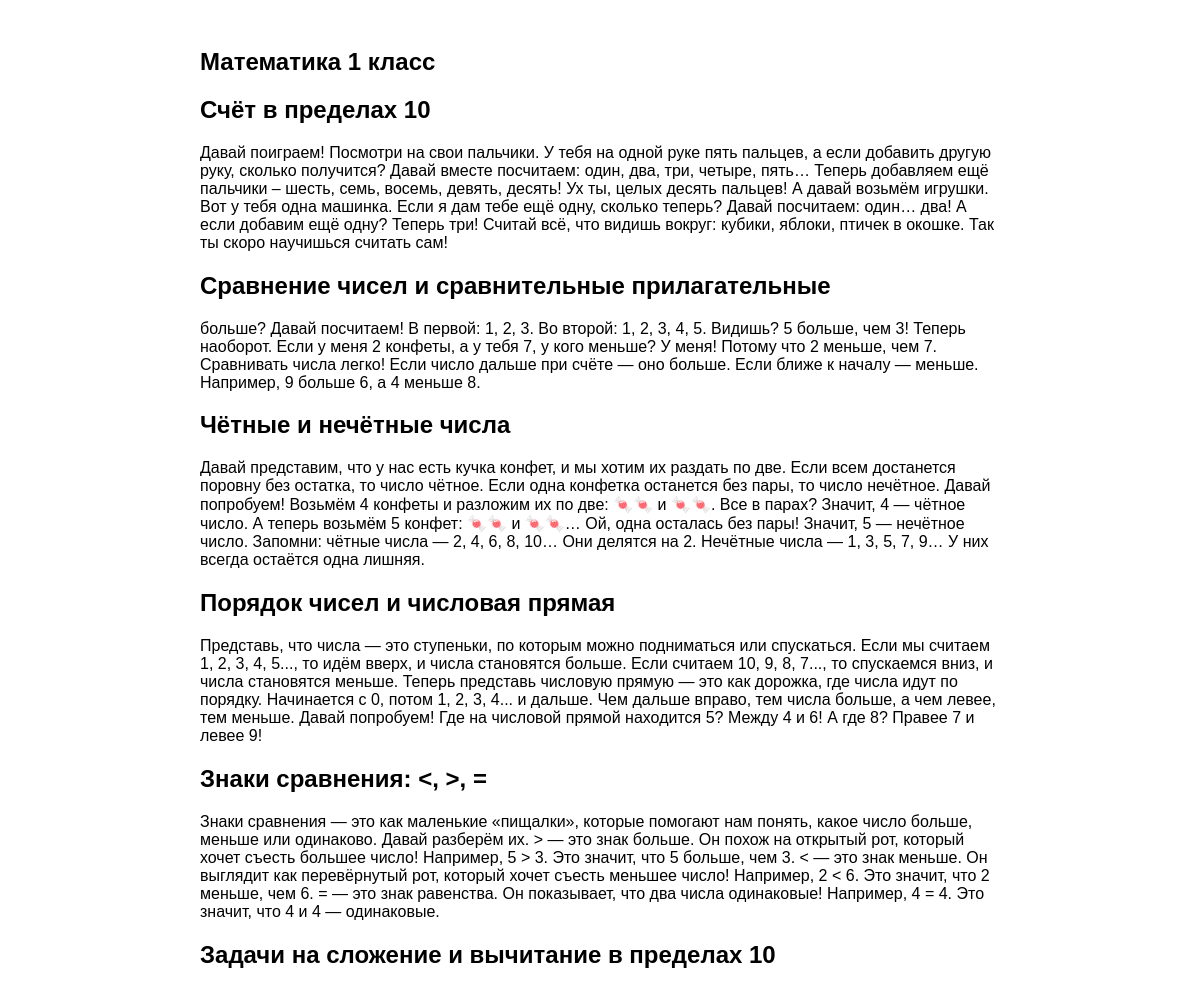
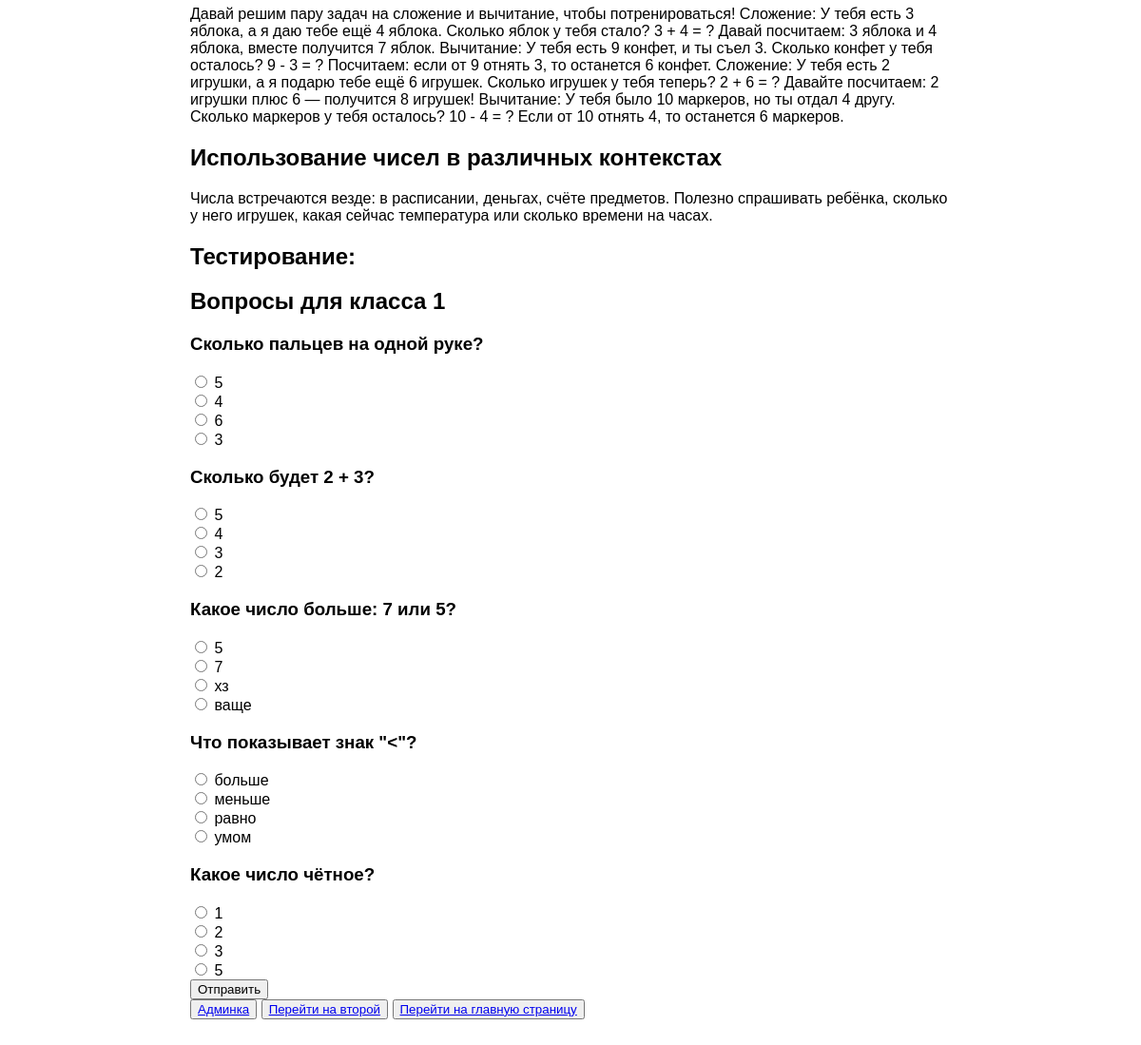
/first/1/, run on the app's committed database (2 pictures, top to bottom).
### core/models.py (models this page shows, shortened)
class Question(models.Model):
    text = models.TextField()
    classroom = models.ForeignKey(Classroom, on_delete=models.CASCADE, related_name="questions")

class Answer(models.Model):
    question = models.ForeignKey(Question, on_delete=models.CASCADE, related_name="answers")
    text = models.CharField(max_length=255)
    is_correct = models.BooleanField(default=False)

### core/views.py (the view)
# urls.py: path('first/<int:classroom_id>/', first_page, name='first'),
def first_page(request, classroom_id):
    classroom_id = 1
    questions = Question.objects.filter(classroom_id=classroom_id).prefetch_related('answers')
    return render(request, 'first.html', {'questions': questions, 'classroom_id': classroom_id})

### core/templates/first.html (shortened to what this page needs)
<!DOCTYPE html>
<html lang="ru">
  <head>
    {% load static %}
    <link rel="stylesheet" href="{% static 'css/style.css' %}" />
  </head>
  <body class="box">
    <section class="box_1">
      <h1>Математика 1 класс</h1>
      <div class="topic">
        <h2>Счёт в пределах 10</h2>
        <p>
          Давай поиграем! Посмотри на свои пальчики. У тебя на одной руке пять
          пальцев, а если добавить другую руку, сколько получится? Давай вместе
          посчитаем: один, два, три, четыре, пять… Теперь добавляем ещё пальчики
          – шесть, семь, восемь, девять, десять! Ух ты, целых десять пальцев! А
          давай возьмём игрушки. Вот у тебя одна машинка. Если я дам тебе ещё
          одну, сколько теперь? Давай посчитаем: один… два! А если добавим ещё
          одну? Теперь три! Считай всё, что видишь вокруг: кубики, яблоки,
          птичек в окошке. Так ты скоро научишься считать сам!
        </p>
      </div>
      <div class="topic">
        <h2>Сравнение чисел и сравнительные прилагательные</h2>
        <p>
          больше? Давай посчитаем! В первой: 1, 2, 3. Во второй: 1, 2, 3, 4, 5.
          Видишь? 5 больше, чем 3! Теперь наоборот. Если у меня 2 конфеты, а у
          тебя 7, у кого меньше? У меня! Потому что 2 меньше, чем 7. Сравнивать
          числа легко! Если число дальше при счёте — оно больше. Если ближе к
          началу — меньше. Например, 9 больше 6, а 4 меньше 8.
        </p>
      </div>
      <div class="topic">
        <h2>Чётные и нечётные числа</h2>
        <p>
          Давай представим, что у нас есть кучка конфет, и мы хотим их раздать
          по две. Если всем достанется поровну без остатка, то число чётное.
          Если одна конфетка останется без пары, то число нечётное. Давай
          попробуем! Возьмём 4 конфеты и разложим их по две: 🍬🍬 и 🍬🍬. Все в
          парах? Значит, 4 — чётное число. А теперь возьмём 5 конфет: 🍬🍬 и
          🍬🍬… Ой, одна осталась без пары! Значит, 5 — нечётное число. Запомни:
          чётные числа — 2, 4, 6, 8, 10… Они делятся на 2. Нечётные числа — 1,
          3, 5, 7, 9… У них всегда остаётся одна лишняя.
        </p>
      </div>
      <div class="topic">
        <h2>Порядок чисел и числовая прямая</h2>
        <p>
          Представь, что числа — это ступеньки, по которым можно подниматься или
          спускаться. Если мы считаем 1, 2, 3, 4, 5..., то идём вверх, и числа
          становятся больше. Если считаем 10, 9, 8, 7..., то спускаемся вниз, и
          числа становятся меньше. Теперь представь числовую прямую — это как
          дорожка, где числа идут по порядку. Начинается с 0, потом 1, 2, 3,
          4... и дальше. Чем дальше вправо, тем числа больше, а чем левее, тем
          меньше. Давай попробуем! Где на числовой прямой находится 5? Между 4 и
          6! А где 8? Правее 7 и левее 9!
        </p>
      </div>
      <div class="topic">
        <h2>Знаки сравнения: &lt;, &gt;, =</h2>
        <p>
          Знаки сравнения — это как маленькие «пищалки», которые помогают нам
          понять, какое число больше, меньше или одинаково. Давай разберём их. >
          — это знак больше. Он похож на открытый рот, который хочет съесть
          большее число! Например, 5 > 3. Это значит, что 5 больше, чем 3. < —
          это знак меньше. Он выглядит как перевёрнутый рот, который хочет
          съесть меньшее число! Например, 2 < 6. Это значит, что 2 меньше, чем
          6. = — это знак равенства. Он показывает, что два числа одинаковые!
          Например, 4 = 4. Это значит, что 4 и 4 — одинаковые.
        </p>
      </div>
      <div class="topic">
        <h2>Задачи на сложение и вычитание в пределах 10</h2>
        <p>
          Давай решим пару задач на сложение и вычитание, чтобы потренироваться!
          Сложение: У тебя есть 3 яблока, а я даю тебе ещё 4 яблока. Сколько
          яблок у тебя стало? 3 + 4 = ? Давай посчитаем: 3 яблока и 4 яблока,
          вместе получится 7 яблок. Вычитание: У тебя есть 9 конфет, и ты съел
          3. Сколько конфет у тебя осталось? 9 - 3 = ? Посчитаем: если от 9
          отнять 3, то останется 6 конфет. Сложение: У тебя есть 2 игрушки, а я
          подарю тебе ещё 6 игрушек. Сколько игрушек у тебя теперь? 2 + 6 = ?
          Давайте посчитаем: 2 игрушки плюс 6 — получится 8 игрушек! Вычитание:
          У тебя было 10 маркеров, но ты отдал 4 другу. Сколько маркеров у тебя
          осталось? 10 - 4 = ? Если от 10 отнять 4, то останется 6 маркеров.
        </p>
      </div>
      <div class="topic">
        <h2>Использование чисел в различных контекстах</h2>
        <p>
          Числа встречаются везде: в расписании, деньгах, счёте предметов.
          Полезно спрашивать ребёнка, сколько у него игрушек, какая сейчас
          температура или сколько времени на часах.
        </p>
      </div>
      <h1>Тестирование: </h1>
      <h2>Вопросы для класса {{ classroom_id }}</h2>
      <form
        method="post"
        action="{% url 'submit_test' classroom_id=classroom_id %}"
      >
        {% csrf_token %} {% for question in questions %}
        <h3>{{ question.text }}</h3>
        {% for answer in question.answers.all %}
        <label>
          <input
            type="radio"
            name="question_{{ question.id }}"
            value="{{ answer.id }}"
          />
          {{ answer.text }} </label
        ><br />
        {% empty %}
        <p>Нет вариантов ответа</p>
        {% endfor %} {% empty %}
        <p>Нет доступных вопросов.</p>
        {% endfor %}
        <button type="submit">Отправить</button>
      </form>
      <button><a href="/admin/">Админка</a></button>
      <button><a href="{% url 'second' %}">Перейти на второй</a></button>
      <button>
        <a href="{% url 'home' %}">Перейти на главную страницу</a>
      </button>
    </section>
  </body>
</html>

### core/static/css/style.css (style rules this page uses)
.box { display: flex; justify-content: center; align-items: center; flex-direction: column; padding: 20px; }
.box_1 { width: 100%; max-width: 800px; margin: 0 auto; text-align: left; font-family: Arial, Helvetica, sans-serif; }

### data on the page
Question: text "Сколько пальцев на одной руке?"
Answer: text "5"
Answer: text "4"
Answer: text "6"
Answer: text "3"
Question: text "Сколько будет 2 + 3?"
Answer: text "5"
Answer: text "4"
Answer: text "3"
Answer: text "2"
Question: text "Какое число больше: 7 или 5?"
Answer: text "5"
Answer: text "7"
Answer: text "хз"
Answer: text "ваще"
Question: text "Что показывает знак \"<\"?"
Answer: text "больше"
Answer: text "меньше"
Answer: text "равно"
Answer: text "умом"
Question: text "Какое число чётное?"
Answer: text "1"
Answer: text "2"
Answer: text "3"
Answer: text "5"

### other printed values
{{ classroom_id }} "1"
